Frame 1 (no input): blank canvas, image omitted
Frame 60 (the mouse pressed at the canvas centre just before this capture): blank canvas, image omitted
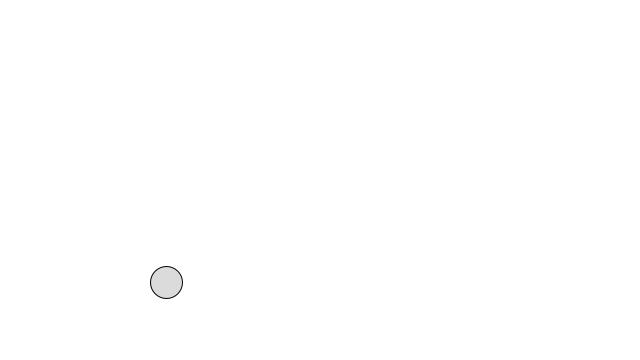
Frame 120 (the mouse held since frame 60 and released just before this capture)

The Processing sketch whose frames 1 and 60 were blank and that drew this single picture after the mouse press (run headless with seeded random() and noise(); from frame 60 on, the mouse is pressed at the canvas centre):

// Processing sketch: bubbles_arrays_mouse
// ── bubbles_arrays_mouse.pde
Bubble[] bubbles = new Bubble[100];
int total = 0;

void setup()
{
  size(640,360);
  for (int i = 0; i < bubbles.length; ++i)
  {
    bubbles[i] = new Bubble(int(random(20,40)));
  }
}

void mousePressed()
{
  total++;
  if (total > bubbles.length)
  {
    total = bubbles.length;
  }
}

void keyPressed()
{
  total--;
  if (total < 0)
  {
    total = 0;
  }
}

void draw()
{
  background(255);
  for (int i = 0; i < total; ++i)
  {
    bubbles[i].ascend();
    bubbles[i].display();
    bubbles[i].top();
  }
}

// ── Bubble.pde
class Bubble
{
  float x;
  float y;
  float diameter;
  
  Bubble(int diam)
  {
    x = random(width);
    y = random(height);
    diameter = diam;
  }
  
  void ascend()
  {
    y -= 1;
  }
  
  void display()
  {
    fill(100,60);
    ellipse(x,y,diameter,diameter);
  }
  
  void top()
  {
    if (y < -diameter / 2)
    {
      x = random(width);
      y = height + diameter / 2;
    }
  }
}
